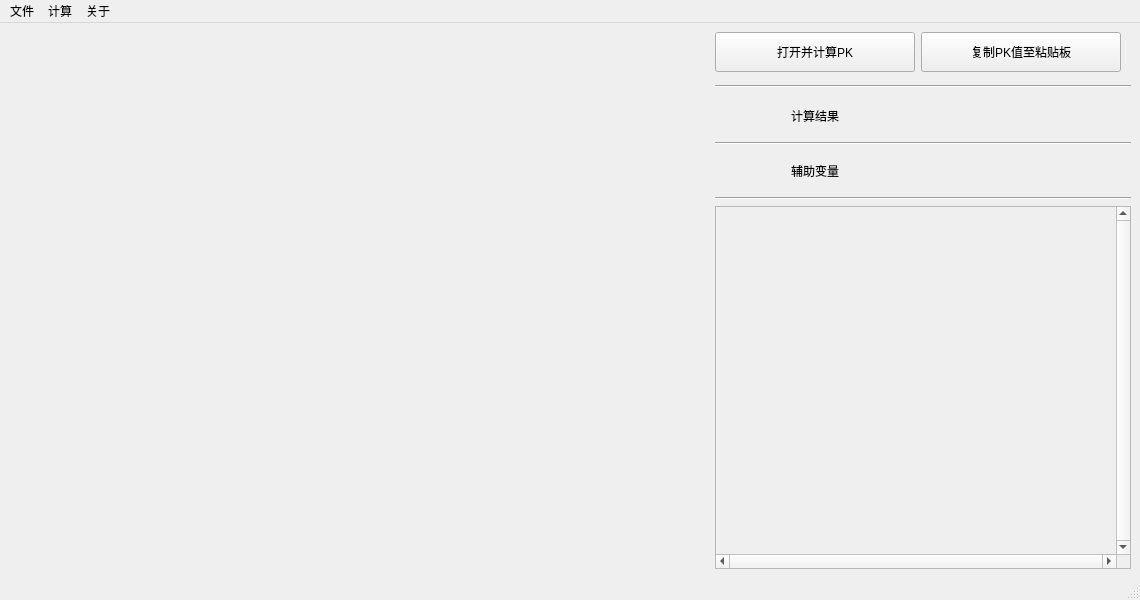
<?xml version="1.0" encoding="UTF-8"?>
<ui version="4.0">
 <class>MainWindow</class>
 <widget class="QMainWindow" name="MainWindow">
  <property name="geometry">
   <rect>
    <x>0</x>
    <y>0</y>
    <width>1140</width>
    <height>600</height>
   </rect>
  </property>
  <property name="sizePolicy">
   <sizepolicy hsizetype="Expanding" vsizetype="Expanding">
    <horstretch>0</horstretch>
    <verstretch>0</verstretch>
   </sizepolicy>
  </property>
  <property name="minimumSize">
   <size>
    <width>1140</width>
    <height>600</height>
   </size>
  </property>
  <property name="windowTitle">
   <string>麻醉深度评估PK值计算器</string>
  </property>
  <property name="windowIcon">
   <iconset resource="../resource/label.qrc">
    <normaloff>:/pic/fig/cbeis.png</normaloff>:/pic/fig/cbeis.png</iconset>
  </property>
  <widget class="QWidget" name="widget">
   <property name="minimumSize">
    <size>
     <width>1140</width>
     <height>0</height>
    </size>
   </property>
   <layout class="QGridLayout" name="gridLayout">
    <item row="0" column="0" rowspan="11">
     <widget class="DataTableWidget" name="widget_table" native="true">
      <property name="sizePolicy">
       <sizepolicy hsizetype="Fixed" vsizetype="Expanding">
        <horstretch>0</horstretch>
        <verstretch>0</verstretch>
       </sizepolicy>
      </property>
      <property name="minimumSize">
       <size>
        <width>700</width>
        <height>0</height>
       </size>
      </property>
      <property name="maximumSize">
       <size>
        <width>700</width>
        <height>16777215</height>
       </size>
      </property>
      <property name="sizeIncrement">
       <size>
        <width>0</width>
        <height>0</height>
       </size>
      </property>
     </widget>
    </item>
    <item row="0" column="1">
     <widget class="QPushButton" name="pushButton_open">
      <property name="sizePolicy">
       <sizepolicy hsizetype="Fixed" vsizetype="Fixed">
        <horstretch>0</horstretch>
        <verstretch>0</verstretch>
       </sizepolicy>
      </property>
      <property name="minimumSize">
       <size>
        <width>200</width>
        <height>40</height>
       </size>
      </property>
      <property name="text">
       <string>打开并计算PK</string>
      </property>
     </widget>
    </item>
    <item row="0" column="2">
     <widget class="QPushButton" name="pushButton_copy">
      <property name="sizePolicy">
       <sizepolicy hsizetype="Fixed" vsizetype="Fixed">
        <horstretch>0</horstretch>
        <verstretch>0</verstretch>
       </sizepolicy>
      </property>
      <property name="minimumSize">
       <size>
        <width>200</width>
        <height>40</height>
       </size>
      </property>
      <property name="text">
       <string>复制PK值至粘贴板</string>
      </property>
     </widget>
    </item>
    <item row="0" column="3">
     <spacer name="horizontalSpacer_3">
      <property name="orientation">
       <enum>Qt::Horizontal</enum>
      </property>
      <property name="sizeHint" stdset="0">
       <size>
        <width>1</width>
        <height>37</height>
       </size>
      </property>
     </spacer>
    </item>
    <item row="1" column="1">
     <widget class="Line" name="line_3">
      <property name="orientation">
       <enum>Qt::Vertical</enum>
      </property>
     </widget>
    </item>
    <item row="2" column="1" rowspan="3" colspan="3">
     <widget class="Line" name="line_2">
      <property name="orientation">
       <enum>Qt::Horizontal</enum>
      </property>
     </widget>
    </item>
    <item row="3" column="2" rowspan="3">
     <widget class="QLabel" name="label_pk">
      <property name="sizePolicy">
       <sizepolicy hsizetype="Fixed" vsizetype="Preferred">
        <horstretch>1</horstretch>
        <verstretch>0</verstretch>
       </sizepolicy>
      </property>
      <property name="minimumSize">
       <size>
        <width>200</width>
        <height>40</height>
       </size>
      </property>
      <property name="maximumSize">
       <size>
        <width>150</width>
        <height>16777215</height>
       </size>
      </property>
      <property name="sizeIncrement">
       <size>
        <width>0</width>
        <height>0</height>
       </size>
      </property>
      <property name="font">
       <font>
        <pointsize>12</pointsize>
        <weight>50</weight>
        <bold>false</bold>
       </font>
      </property>
      <property name="text">
       <string/>
      </property>
      <property name="alignment">
       <set>Qt::AlignCenter</set>
      </property>
      <property name="textInteractionFlags">
       <set>Qt::LinksAccessibleByMouse|Qt::TextSelectableByMouse</set>
      </property>
     </widget>
    </item>
    <item row="4" column="3" rowspan="2">
     <spacer name="horizontalSpacer_2">
      <property name="orientation">
       <enum>Qt::Horizontal</enum>
      </property>
      <property name="sizeHint" stdset="0">
       <size>
        <width>1</width>
        <height>43</height>
       </size>
      </property>
     </spacer>
    </item>
    <item row="5" column="1">
     <widget class="QLabel" name="label">
      <property name="sizePolicy">
       <sizepolicy hsizetype="Fixed" vsizetype="Fixed">
        <horstretch>0</horstretch>
        <verstretch>0</verstretch>
       </sizepolicy>
      </property>
      <property name="minimumSize">
       <size>
        <width>200</width>
        <height>40</height>
       </size>
      </property>
      <property name="text">
       <string>计算结果</string>
      </property>
      <property name="alignment">
       <set>Qt::AlignCenter</set>
      </property>
     </widget>
    </item>
    <item row="6" column="1" colspan="3">
     <widget class="Line" name="line">
      <property name="orientation">
       <enum>Qt::Horizontal</enum>
      </property>
     </widget>
    </item>
    <item row="7" column="1" rowspan="2">
     <widget class="QLabel" name="label_2">
      <property name="sizePolicy">
       <sizepolicy hsizetype="Fixed" vsizetype="Fixed">
        <horstretch>0</horstretch>
        <verstretch>0</verstretch>
       </sizepolicy>
      </property>
      <property name="minimumSize">
       <size>
        <width>200</width>
        <height>40</height>
       </size>
      </property>
      <property name="text">
       <string>辅助变量</string>
      </property>
      <property name="alignment">
       <set>Qt::AlignCenter</set>
      </property>
     </widget>
    </item>
    <item row="8" column="2" colspan="2">
     <spacer name="horizontalSpacer">
      <property name="orientation">
       <enum>Qt::Horizontal</enum>
      </property>
      <property name="sizeType">
       <enum>QSizePolicy::Expanding</enum>
      </property>
      <property name="sizeHint" stdset="0">
       <size>
        <width>207</width>
        <height>20</height>
       </size>
      </property>
     </spacer>
    </item>
    <item row="9" column="1" colspan="3">
     <widget class="Line" name="line_4">
      <property name="orientation">
       <enum>Qt::Horizontal</enum>
      </property>
     </widget>
    </item>
    <item row="10" column="1" colspan="3">
     <widget class="QScrollArea" name="scrollArea">
      <property name="verticalScrollBarPolicy">
       <enum>Qt::ScrollBarAlwaysOn</enum>
      </property>
      <property name="horizontalScrollBarPolicy">
       <enum>Qt::ScrollBarAlwaysOn</enum>
      </property>
      <property name="widgetResizable">
       <bool>true</bool>
      </property>
      <widget class="QWidget" name="scrollAreaWidgetContents">
       <property name="geometry">
        <rect>
         <x>0</x>
         <y>0</y>
         <width>400</width>
         <height>343</height>
        </rect>
       </property>
       <layout class="QGridLayout" name="gridLayout_2">
        <item row="0" column="0">
         <widget class="QLabel" name="label_assit">
          <property name="sizePolicy">
           <sizepolicy hsizetype="Expanding" vsizetype="Expanding">
            <horstretch>1</horstretch>
            <verstretch>0</verstretch>
           </sizepolicy>
          </property>
          <property name="minimumSize">
           <size>
            <width>300</width>
            <height>0</height>
           </size>
          </property>
          <property name="sizeIncrement">
           <size>
            <width>0</width>
            <height>0</height>
           </size>
          </property>
          <property name="layoutDirection">
           <enum>Qt::LeftToRight</enum>
          </property>
          <property name="text">
           <string/>
          </property>
          <property name="alignment">
           <set>Qt::AlignLeading|Qt::AlignLeft|Qt::AlignTop</set>
          </property>
          <property name="textInteractionFlags">
           <set>Qt::LinksAccessibleByMouse|Qt::TextSelectableByMouse</set>
          </property>
         </widget>
        </item>
       </layout>
      </widget>
     </widget>
    </item>
   </layout>
  </widget>
  <widget class="QMenuBar" name="menubar">
   <property name="geometry">
    <rect>
     <x>0</x>
     <y>0</y>
     <width>1140</width>
     <height>21</height>
    </rect>
   </property>
   <widget class="QMenu" name="menu">
    <property name="title">
     <string>文件</string>
    </property>
    <addaction name="action_open"/>
   </widget>
   <widget class="QMenu" name="menu_2">
    <property name="title">
     <string>计算</string>
    </property>
    <addaction name="action_calcualte_pk"/>
   </widget>
   <widget class="QMenu" name="help">
    <property name="title">
     <string>关于</string>
    </property>
    <addaction name="action_author"/>
    <addaction name="action_logs"/>
   </widget>
   <addaction name="menu"/>
   <addaction name="menu_2"/>
   <addaction name="help"/>
  </widget>
  <widget class="QStatusBar" name="statusbar"/>
  <action name="action_open">
   <property name="text">
    <string>打开并计算PK</string>
   </property>
   <property name="shortcut">
    <string>Ctrl+O</string>
   </property>
  </action>
  <action name="action_author">
   <property name="text">
    <string>作者</string>
   </property>
   <property name="shortcut">
    <string>F1</string>
   </property>
  </action>
  <action name="action_logs">
   <property name="text">
    <string>更新日志</string>
   </property>
   <property name="shortcut">
    <string>Ctrl+L</string>
   </property>
  </action>
  <action name="action_calcualte_pk">
   <property name="text">
    <string>计算PK</string>
   </property>
   <property name="shortcut">
    <string>Ctrl+D</string>
   </property>
  </action>
 </widget>
 <customwidgets>
  <customwidget>
   <class>DataTableWidget</class>
   <extends>QWidget</extends>
   <header>qtpandas.views.DataTableView</header>
   <container>1</container>
  </customwidget>
 </customwidgets>
 <resources>
  <include location="../resource/label.qrc"/>
 </resources>
 <connections/>
</ui>
